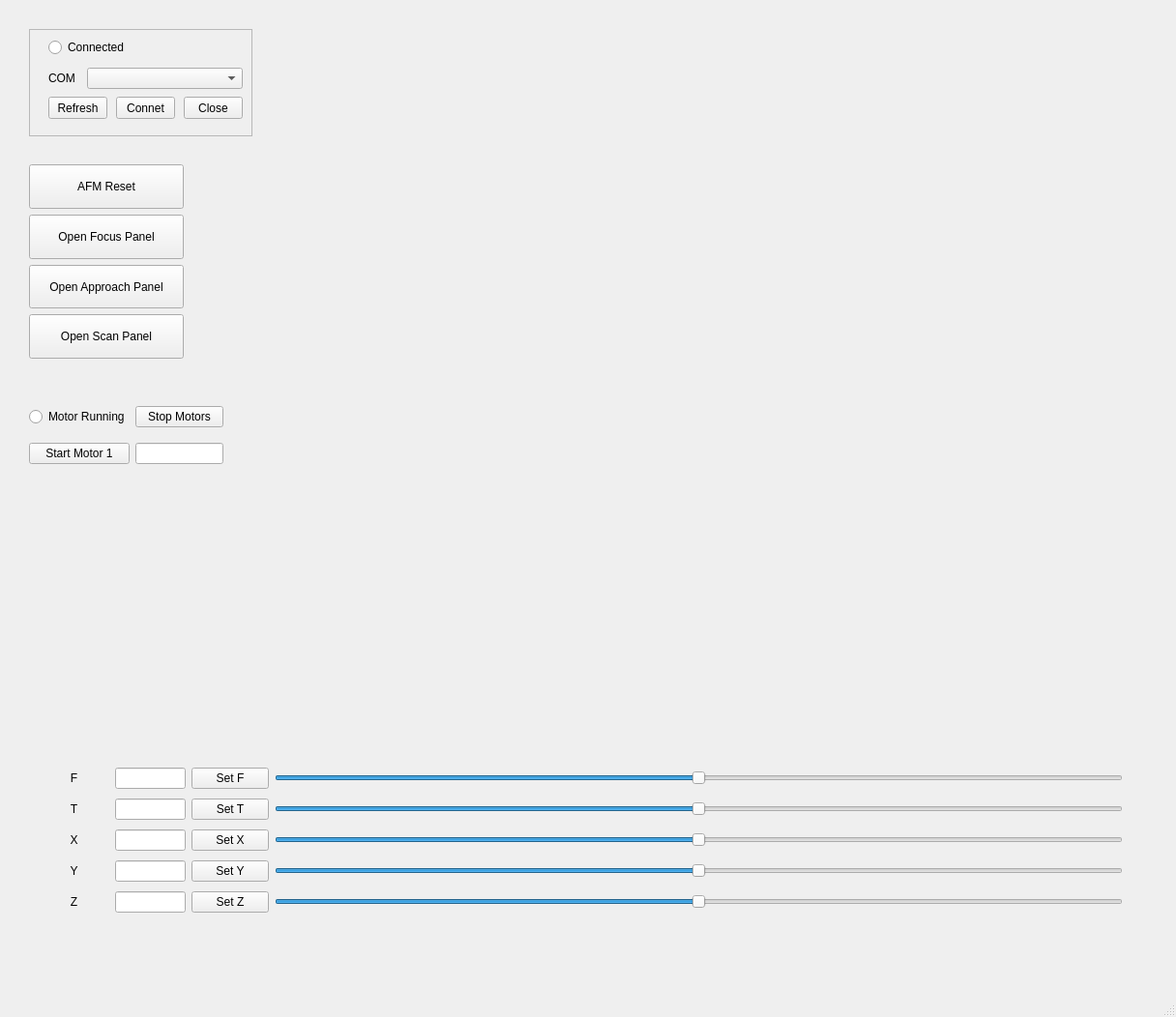
<?xml version="1.0" encoding="UTF-8"?>
<ui version="4.0">
 <class>MainWindow</class>
 <widget class="QMainWindow" name="MainWindow">
  <property name="geometry">
   <rect>
    <x>0</x>
    <y>0</y>
    <width>1216</width>
    <height>1052</height>
   </rect>
  </property>
  <property name="windowTitle">
   <string>MainWindow</string>
  </property>
  <widget class="QWidget" name="centralwidget">
   <widget class="QFrame" name="frame">
    <property name="geometry">
     <rect>
      <x>30</x>
      <y>30</y>
      <width>231</width>
      <height>111</height>
     </rect>
    </property>
    <property name="frameShape">
     <enum>QFrame::StyledPanel</enum>
    </property>
    <property name="frameShadow">
     <enum>QFrame::Raised</enum>
    </property>
    <widget class="QPushButton" name="connect_button">
     <property name="geometry">
      <rect>
       <x>90</x>
       <y>70</y>
       <width>61</width>
       <height>23</height>
      </rect>
     </property>
     <property name="text">
      <string>Connet</string>
     </property>
    </widget>
    <widget class="QRadioButton" name="connected_button">
     <property name="geometry">
      <rect>
       <x>20</x>
       <y>10</y>
       <width>81</width>
       <height>18</height>
      </rect>
     </property>
     <property name="text">
      <string>Connected</string>
     </property>
     <property name="checkable">
      <bool>true</bool>
     </property>
     <property name="checked">
      <bool>false</bool>
     </property>
    </widget>
    <widget class="QLabel" name="ip_label">
     <property name="geometry">
      <rect>
       <x>20</x>
       <y>40</y>
       <width>31</width>
       <height>21</height>
      </rect>
     </property>
     <property name="text">
      <string>COM</string>
     </property>
     <property name="alignment">
      <set>Qt::AlignLeading|Qt::AlignLeft|Qt::AlignVCenter</set>
     </property>
    </widget>
    <widget class="QPushButton" name="close_button">
     <property name="geometry">
      <rect>
       <x>160</x>
       <y>70</y>
       <width>61</width>
       <height>23</height>
      </rect>
     </property>
     <property name="text">
      <string>Close</string>
     </property>
    </widget>
    <widget class="QComboBox" name="port_list_box">
     <property name="geometry">
      <rect>
       <x>60</x>
       <y>40</y>
       <width>161</width>
       <height>22</height>
      </rect>
     </property>
    </widget>
    <widget class="QPushButton" name="refresh_button">
     <property name="geometry">
      <rect>
       <x>20</x>
       <y>70</y>
       <width>61</width>
       <height>23</height>
      </rect>
     </property>
     <property name="text">
      <string>Refresh</string>
     </property>
    </widget>
   </widget>
   <widget class="QWidget" name="verticalLayoutWidget">
    <property name="geometry">
     <rect>
      <x>330</x>
      <y>30</y>
      <width>831</width>
      <height>741</height>
     </rect>
    </property>
    <layout class="QVBoxLayout" name="verticalLayout_2">
     <item>
      <widget class="PlotWidget" name="adc_plot_widget" native="true"/>
     </item>
     <item>
      <widget class="PlotWidget" name="dac_plot_widget" native="true"/>
     </item>
    </layout>
   </widget>
   <widget class="QWidget" name="gridLayoutWidget_2">
    <property name="geometry">
     <rect>
      <x>40</x>
      <y>790</y>
      <width>1121</width>
      <height>161</height>
     </rect>
    </property>
    <layout class="QGridLayout" name="gridLayout_2" columnstretch="1,1,1,12">
     <item row="1" column="3">
      <widget class="QSlider" name="t_slider">
       <property name="maximum">
        <number>65535</number>
       </property>
       <property name="value">
        <number>32768</number>
       </property>
       <property name="orientation">
        <enum>Qt::Horizontal</enum>
       </property>
      </widget>
     </item>
     <item row="1" column="1">
      <widget class="QLineEdit" name="t_input_box"/>
     </item>
     <item row="1" column="0">
      <widget class="QLabel" name="label_2">
       <property name="text">
        <string>T</string>
       </property>
       <property name="alignment">
        <set>Qt::AlignCenter</set>
       </property>
      </widget>
     </item>
     <item row="0" column="0">
      <widget class="QLabel" name="label">
       <property name="text">
        <string>F</string>
       </property>
       <property name="alignment">
        <set>Qt::AlignCenter</set>
       </property>
      </widget>
     </item>
     <item row="0" column="1">
      <widget class="QLineEdit" name="f_input_box"/>
     </item>
     <item row="1" column="2">
      <widget class="QPushButton" name="t_set_button">
       <property name="text">
        <string>Set T</string>
       </property>
      </widget>
     </item>
     <item row="3" column="0">
      <widget class="QLabel" name="label_4">
       <property name="text">
        <string>Y</string>
       </property>
       <property name="alignment">
        <set>Qt::AlignCenter</set>
       </property>
      </widget>
     </item>
     <item row="0" column="3">
      <widget class="QSlider" name="f_slider">
       <property name="maximum">
        <number>65535</number>
       </property>
       <property name="value">
        <number>32768</number>
       </property>
       <property name="sliderPosition">
        <number>32768</number>
       </property>
       <property name="orientation">
        <enum>Qt::Horizontal</enum>
       </property>
      </widget>
     </item>
     <item row="0" column="2">
      <widget class="QPushButton" name="f_set_button">
       <property name="text">
        <string>Set F</string>
       </property>
      </widget>
     </item>
     <item row="2" column="0">
      <widget class="QLabel" name="label_3">
       <property name="text">
        <string>X</string>
       </property>
       <property name="alignment">
        <set>Qt::AlignCenter</set>
       </property>
      </widget>
     </item>
     <item row="4" column="0">
      <widget class="QLabel" name="label_5">
       <property name="text">
        <string>Z</string>
       </property>
       <property name="alignment">
        <set>Qt::AlignCenter</set>
       </property>
      </widget>
     </item>
     <item row="2" column="1">
      <widget class="QLineEdit" name="x_input_box"/>
     </item>
     <item row="3" column="1">
      <widget class="QLineEdit" name="y_input_box"/>
     </item>
     <item row="4" column="1">
      <widget class="QLineEdit" name="z_input_box"/>
     </item>
     <item row="2" column="2">
      <widget class="QPushButton" name="x_set_button">
       <property name="text">
        <string>Set X</string>
       </property>
      </widget>
     </item>
     <item row="3" column="2">
      <widget class="QPushButton" name="y_set_button">
       <property name="text">
        <string>Set Y</string>
       </property>
      </widget>
     </item>
     <item row="4" column="2">
      <widget class="QPushButton" name="z_set_button">
       <property name="text">
        <string>Set Z</string>
       </property>
      </widget>
     </item>
     <item row="2" column="3">
      <widget class="QSlider" name="x_slider">
       <property name="maximum">
        <number>65535</number>
       </property>
       <property name="value">
        <number>32768</number>
       </property>
       <property name="orientation">
        <enum>Qt::Horizontal</enum>
       </property>
      </widget>
     </item>
     <item row="3" column="3">
      <widget class="QSlider" name="y_slider">
       <property name="maximum">
        <number>65535</number>
       </property>
       <property name="value">
        <number>32768</number>
       </property>
       <property name="orientation">
        <enum>Qt::Horizontal</enum>
       </property>
      </widget>
     </item>
     <item row="4" column="3">
      <widget class="QSlider" name="z_slider">
       <property name="maximum">
        <number>65535</number>
       </property>
       <property name="value">
        <number>32768</number>
       </property>
       <property name="orientation">
        <enum>Qt::Horizontal</enum>
       </property>
      </widget>
     </item>
    </layout>
   </widget>
   <widget class="QWidget" name="verticalLayoutWidget_2">
    <property name="geometry">
     <rect>
      <x>30</x>
      <y>170</y>
      <width>160</width>
      <height>201</height>
     </rect>
    </property>
    <layout class="QVBoxLayout" name="verticalLayout">
     <item>
      <widget class="QPushButton" name="reset_button">
       <property name="sizePolicy">
        <sizepolicy hsizetype="Minimum" vsizetype="Expanding">
         <horstretch>0</horstretch>
         <verstretch>0</verstretch>
        </sizepolicy>
       </property>
       <property name="text">
        <string>AFM Reset</string>
       </property>
      </widget>
     </item>
     <item>
      <widget class="QPushButton" name="focus_widget_button">
       <property name="sizePolicy">
        <sizepolicy hsizetype="Minimum" vsizetype="Expanding">
         <horstretch>0</horstretch>
         <verstretch>0</verstretch>
        </sizepolicy>
       </property>
       <property name="text">
        <string>Open Focus Panel</string>
       </property>
      </widget>
     </item>
     <item>
      <widget class="QPushButton" name="approach_widget_button">
       <property name="sizePolicy">
        <sizepolicy hsizetype="Minimum" vsizetype="Expanding">
         <horstretch>0</horstretch>
         <verstretch>0</verstretch>
        </sizepolicy>
       </property>
       <property name="text">
        <string>Open Approach Panel</string>
       </property>
      </widget>
     </item>
     <item>
      <widget class="QPushButton" name="scan_widget_button">
       <property name="sizePolicy">
        <sizepolicy hsizetype="Minimum" vsizetype="Expanding">
         <horstretch>0</horstretch>
         <verstretch>0</verstretch>
        </sizepolicy>
       </property>
       <property name="text">
        <string>Open Scan Panel</string>
       </property>
      </widget>
     </item>
    </layout>
   </widget>
   <widget class="QWidget" name="gridLayoutWidget">
    <property name="geometry">
     <rect>
      <x>30</x>
      <y>410</y>
      <width>201</width>
      <height>80</height>
     </rect>
    </property>
    <layout class="QGridLayout" name="gridLayout">
     <item row="0" column="0">
      <widget class="QRadioButton" name="motor_running_radio_button">
       <property name="text">
        <string>Motor Running</string>
       </property>
      </widget>
     </item>
     <item row="0" column="1">
      <widget class="QPushButton" name="stop_motors_button">
       <property name="text">
        <string>Stop Motors</string>
       </property>
      </widget>
     </item>
     <item row="1" column="0">
      <widget class="QPushButton" name="step_motor_1_button">
       <property name="text">
        <string>Start Motor 1</string>
       </property>
      </widget>
     </item>
     <item row="1" column="1">
      <widget class="QLineEdit" name="step_motor_1_input_box"/>
     </item>
    </layout>
   </widget>
  </widget>
  <widget class="QMenuBar" name="menubar">
   <property name="geometry">
    <rect>
     <x>0</x>
     <y>0</y>
     <width>1216</width>
     <height>22</height>
    </rect>
   </property>
  </widget>
  <widget class="QStatusBar" name="statusbar"/>
 </widget>
 <customwidgets>
  <customwidget>
   <class>PlotWidget</class>
   <extends>QWidget</extends>
   <header>pyqtgraph</header>
   <container>1</container>
  </customwidget>
 </customwidgets>
 <resources/>
 <connections/>
</ui>
